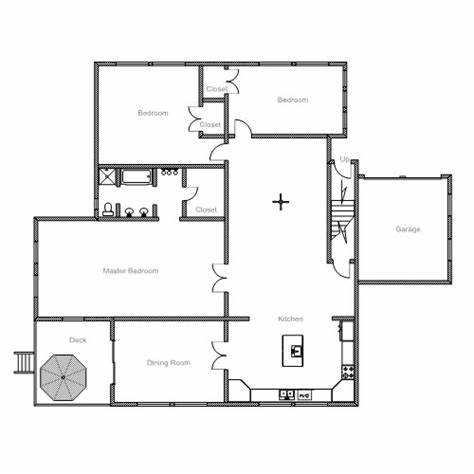
#> input picture OIP.jfif, 474 x 474 px
$ jupyter execute test.ipynb   (shell and % lines are left out)
#> lines starting #> are read from the running program, lines starting #| are printed output that depends on the picture; after the words box and inside, x2 and y2 are one past the last pixel; in counts of white or black regions, pixels touching at a corner belong together
[cell 1]
# --- Imports ---
from PIL import Image
import numpy as np
import matplotlib.pyplot as plt

[cell 2]
from PIL import Image
import os

def convert_to_png(input_path, output_path=None):

#> called with input_path = 'OIP.jfif'
    try:
        img = Image.open(input_path).convert("RGBA")
    except Exception as e:
        print(f"failed o open: {e}")
        return None

    if output_path is None:
        base, _ = os.path.splitext(input_path)
        output_path = base + ".png"

    try:
        img.save(output_path, format="PNG")
        print(f"saveed PNG：{output_path}")
        return output_path
    except Exception as e:
        print(f"error on saving PNG：{e}")
        return None

[cell 3]
# --- Convert .pgm to cleaned .png (white stays, others become black) ---
def convert_clean_img_to_png(img_path, png_path,white_threshold=240):
#> called with img_path = 'OIP.jfif', png_path = 'map_cleaned.png', white_threshold = 240
    img = Image.open(img_path).convert('L')
#> img: PIL image 474x474 L
    img_array = np.array(img)

    # Set all non-white pixels to black
    cleaned = np.where(img_array >= white_threshold, 255, 0).astype(np.uint8)
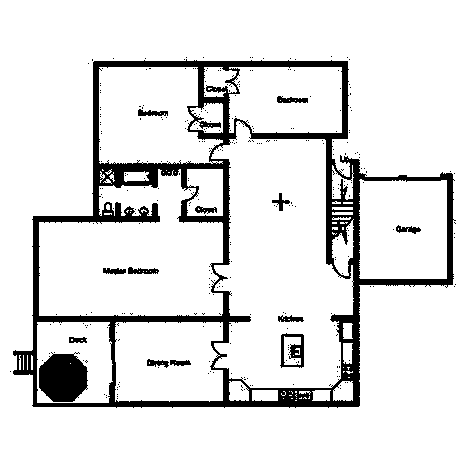
#> cleaned: shape (474, 474); 89.1% white; 317 black regions (303 under 20 px), largest, box (x1, y1, x2, y2) and area: (13, 59, 456, 408) 20593, (39, 352, 88, 402) 1916, (280, 333, 304, 368) 407
    cleaned_img = Image.fromarray(cleaned)
    cleaned_img.save(png_path)

[cell 4]
def pad_image(png_path, padded_path, cell_size=5):
#> called with png_path = 'map_cleaned.png', padded_path = 'map_padded.png', cell_size = 5
    img = Image.open(png_path).convert('L')
    img_array = np.array(img)

    h, w = img_array.shape
#> h = 474; w = 474
    pad_h = (cell_size - (h % cell_size)) % cell_size
#> pad_h = 1
    pad_w = (cell_size - (w % cell_size)) % cell_size
#> pad_w = 1

    # Pad with black pixels (0) at bottom and right
    padded_array = np.pad(
        img_array,
        ((0, pad_h), (0, pad_w)),
        mode='constant',
        constant_values=0
    )
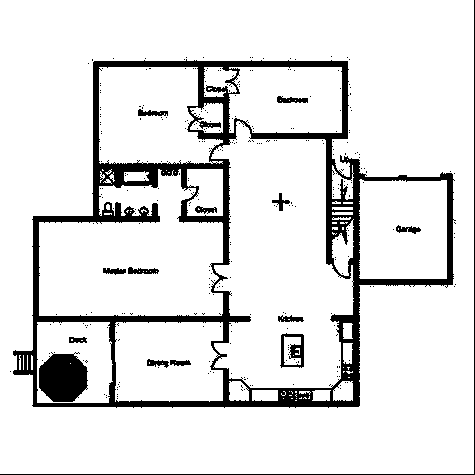
#> padded_array: shape (475, 475); 88.7% white; 318 black regions (303 under 20 px), largest, box (x1, y1, x2, y2) and area: (13, 59, 456, 408) 20593, (39, 352, 88, 402) 1916, (0, 0, 475, 475) 949

    padded_img = Image.fromarray(padded_array)
    padded_img.save(padded_path)

[cell 5]
# --- Convert cleaned PNG to 5x5 grid ---
def png_to_grid(padded_path, cell_size=5, output_txt="grid_cropped.txt"):
#> called with padded_path = 'map_cleaned.png', cell_size = 5, output_txt = 'grid_cropped.txt'
    img = Image.open(padded_path).convert('L')
    img_array = np.array(img)
    h, w = img_array.shape
#> h = 474; w = 474

    new_h = h // cell_size
#> new_h = 94
    new_w = w // cell_size
#> new_w = 94
    img_array = img_array[:new_h * cell_size, :new_w * cell_size]
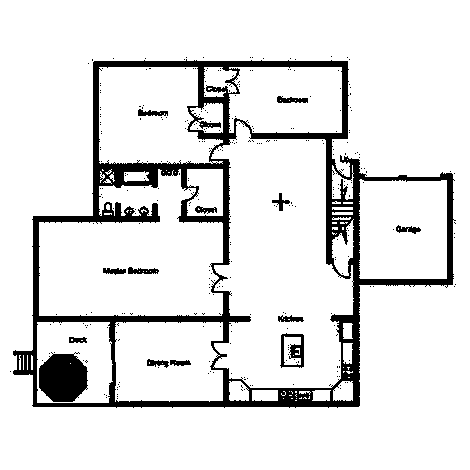
#> img_array: shape (470, 470); 88.9% white; 317 black regions (303 under 20 px), largest, box (x1, y1, x2, y2) and area: (13, 59, 456, 408) 20593, (39, 352, 88, 402) 1916, (280, 333, 304, 368) 407

    # Reshape into (rows, cell_size, cols, cell_size)
    reshaped = img_array.reshape(new_h, cell_size, new_w, cell_size)

    # Use min to check if any pixel is black (0) → set cell to 1 (obstacle)
    cell_min = reshaped.min(axis=(1, 3))
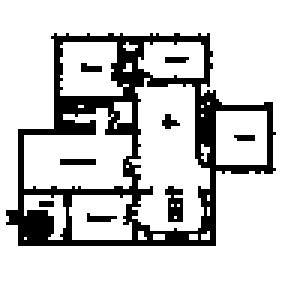
#> cell_min: shape (94, 94) (shown 3 times larger); 79.4% white; 9 black regions (6 under 20 px), largest, box (x1, y1, x2, y2) and area: (2, 11, 92, 82) 1653, (55, 62, 61, 74) 52, (20, 53, 32, 55) 24
    grid = (cell_min < 255).astype(int)

      # --- Remove outer rows/columns that are all 1s ---
    row_mask = ~(grid == 1).all(axis=1)
    col_mask = ~(grid == 1).all(axis=0)
    trimmed_grid = grid[np.ix_(row_mask, col_mask)]
    grid = np.pad(trimmed_grid, pad_width=1, mode='constant', constant_values=1)
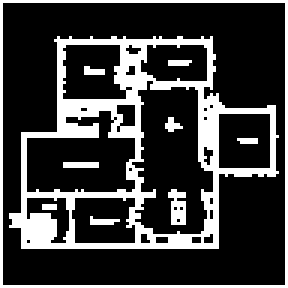
#> grid: shape (96, 96) int64 (shown 3 times larger); values 0 (black) and 1 (white), 23.9% white; 10 white regions (6 under 20 px), largest, box (x1, y1, x2, y2) and area: (3, 12, 93, 83) 1653, (0, 0, 96, 96) 380, (56, 63, 62, 75) 52, (21, 54, 33, 56) 24

    # --- Save to txt file ---
    np.savetxt(output_txt, grid, fmt="%d", delimiter=" ")
    print(f"Trimmed grid saved to {output_txt}")
    return grid

[cell 6]
# --- Visualize grid ---
def show_grid(grid):
    fig, ax = plt.subplots(figsize=(8, 8))
    ax.imshow(grid, cmap='gray_r', interpolation='nearest')

    # Draw green grid lines
    rows, cols = grid.shape
#> rows = 96; cols = 96
    for x in range(cols + 1):
        ax.axvline(x - 0.5, color='green', linewidth=0.5)
    for y in range(rows + 1):
        ax.axhline(y - 0.5, color='green', linewidth=0.5)

    ax.set_title("5x5 Grid Map with Gridlines")
    ax.set_xticks([])
    ax.set_yticks([])
    plt.show()
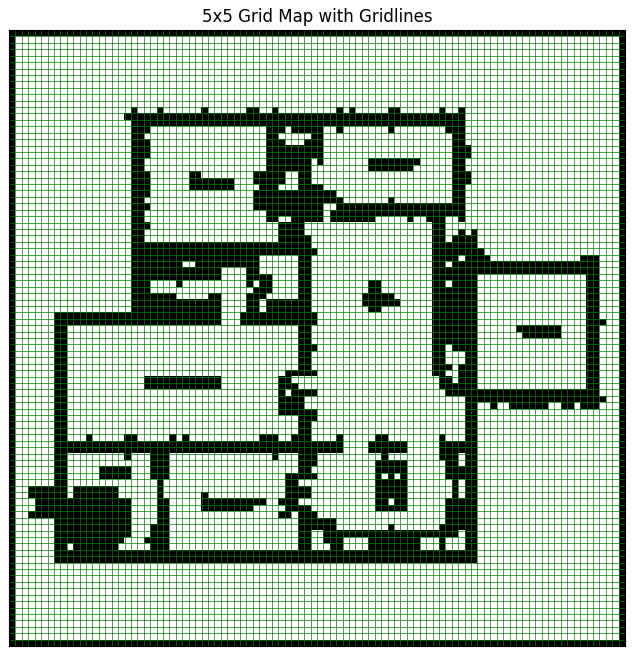
#> figure drawn by matplotlib, 1 panel

[cell 7]
def save_grid_as_png(grid, output_path):
#> called with output_path = 'final_grid.png'
    img_array = np.where(grid == 0, 255, 0).astype(np.uint8)
    img = Image.fromarray(img_array, mode='L')
    img.save(output_path)
